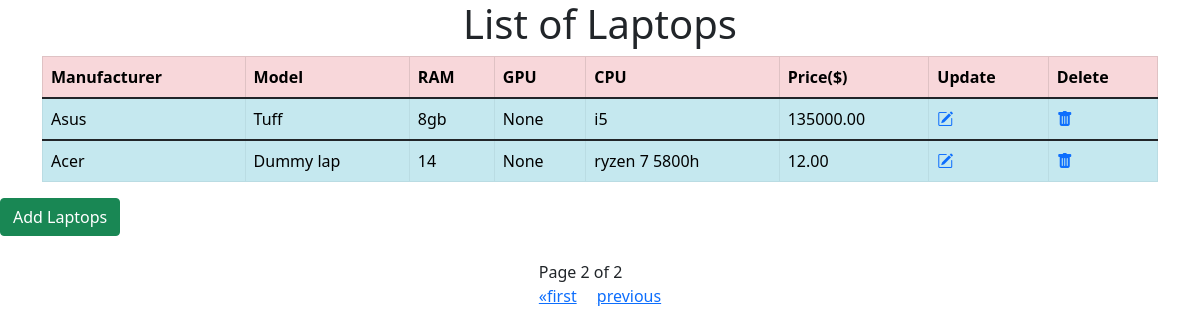
/laptops/?page=2 (signed in), run on an earlier commit of the app's database.
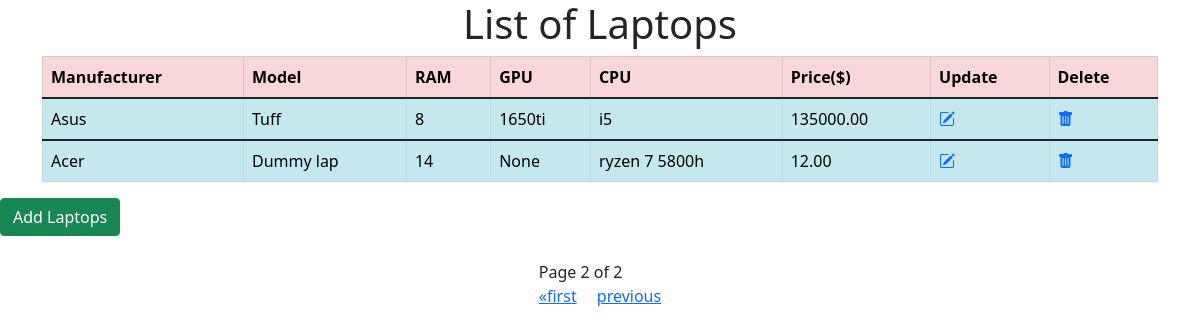
And on a later commit of the database.
### BetterDevice/models.py (models this page shows, shortened)
class Laptop(models.Model):
    manufacture=models.CharField(max_length=50,null=True,blank=True)
    name=models.CharField(max_length=20,null=True,blank=True)
    ram=models.CharField(max_length=20,null=True,blank=True)
    gpu=models.CharField(max_length=20,null=True,blank=True)
    cpu=models.CharField(max_length=20,null=True,blank=True)
    price=models.DecimalField(max_digits=50,decimal_places=2,null=True,blank=True)

### BetterDevice/views.py (the view)
# urls.py: path('',views.LaptopListView.as_view(),name='laptop-list'),
@method_decorator(login_required(login_url = 'login'), name='dispatch')
class LaptopListView(ListView):
    model=Laptop
    template_name='BetterDevice/laptop-list.html'
    context_object_name='laptops'
    def get_context_data(self,*args ,**kwargs):
        laptops=self.get_queryset()#laptop is name of model
        paginator=Paginator(laptops,3)
        page_number=self.request.GET.get('page')
        page_obj=paginator.get_page(page_number)
        context={'laptops':page_obj}
        return context

### templates/BetterDevice/laptop-list.html (shortened to what this page needs)
<!DOCTYPE html>
<html>
<head>
  <h1>List of Laptops</h1>
    <link rel="stylesheet" href="https://cdn.jsdelivr.net/npm/bootstrap@5.1.1/dist/css/bootstrap.min.css">
    <link rel="stylesheet" href="https://cdn.jsdelivr.net/npm/bootstrap-icons@1.6.1/font/bootstrap-icons.css">
</head>
<body>
    <div class="container">
        <div class="table-responsive" >
        <table class="table table-bordered table-hover table-striped  ">
            <thead class="thead-dark">
                <tr class="table-danger">
                    <th>Manufacturer</th>
                    <th>Model</th>
                    <th>RAM</th>
                    <th>GPU</th>
                    <th>CPU</th>
                    <th>Price($)</th>
                    <th>Update</th>
                    <th>Delete</th>
                </tr>
            </thead>
    {% for laptop in laptops %}
            <tbody>
                <tr class="table-info">
                    <td>{{laptop.manufacture}} </td>
                    <td>{{laptop.name}} </td>
                    <td>{{laptop.ram}} </td>
                    <td>{{laptop.gpu}} </td>
                    <td>{{laptop.cpu}} </td>
                    <td>{{laptop.price}} </td>
                    <td><a href="{% url 'laptop-update' laptop.id %}" onclick="return confirm('Are you sure you want to update this item?');"><i class="bi bi-pencil-square" aria-hidden=""true></i>
                    <td><a href="{% url 'laptop-delete' laptop.id %}" onclick="return confirm('Are you sure you want to delete this item?');"><i class="bi bi-trash-fill" aria-hidden=""true></i>
                    </i></a></td>
                </tr>
            </tbody>
    {% endfor%}
        </table>
        </div>
    </div>
    <button class="btn btn-success"><a href="{% url 'laptop-create' %}" style="text-decoration: none; color:white;">Add Laptops</a></button>
    <div class="container p-4">
        <div class="pagination justify-content-center">
        <span class="step-links">
                            <span class="current">
                                Page {{ laptops.number }} of {{ laptops.paginator.num_pages }}
                            </span>
                              <br>
                          {% if laptops.has_previous %}
                              <a href="?page=1">&laquo;first</a>&emsp;
                              <a href="?page={{ laptops.previous_page_number }}">previous</a>
                          {% endif %}
                        </span>
                        </div>
                    </div>
</body>
</html>

What changed in the data, as far as the page shows it:
changed Laptop "Asus": ram "8gb" → "8"; gpu "None" → "1650ti"
